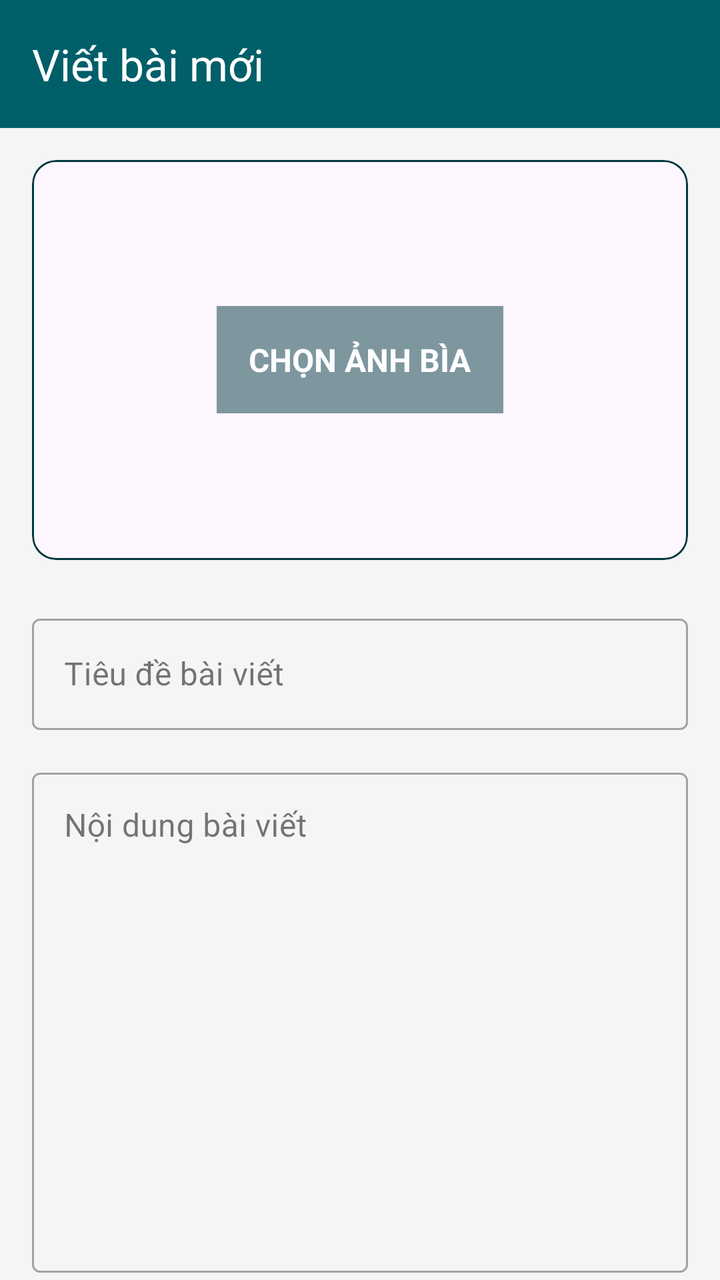
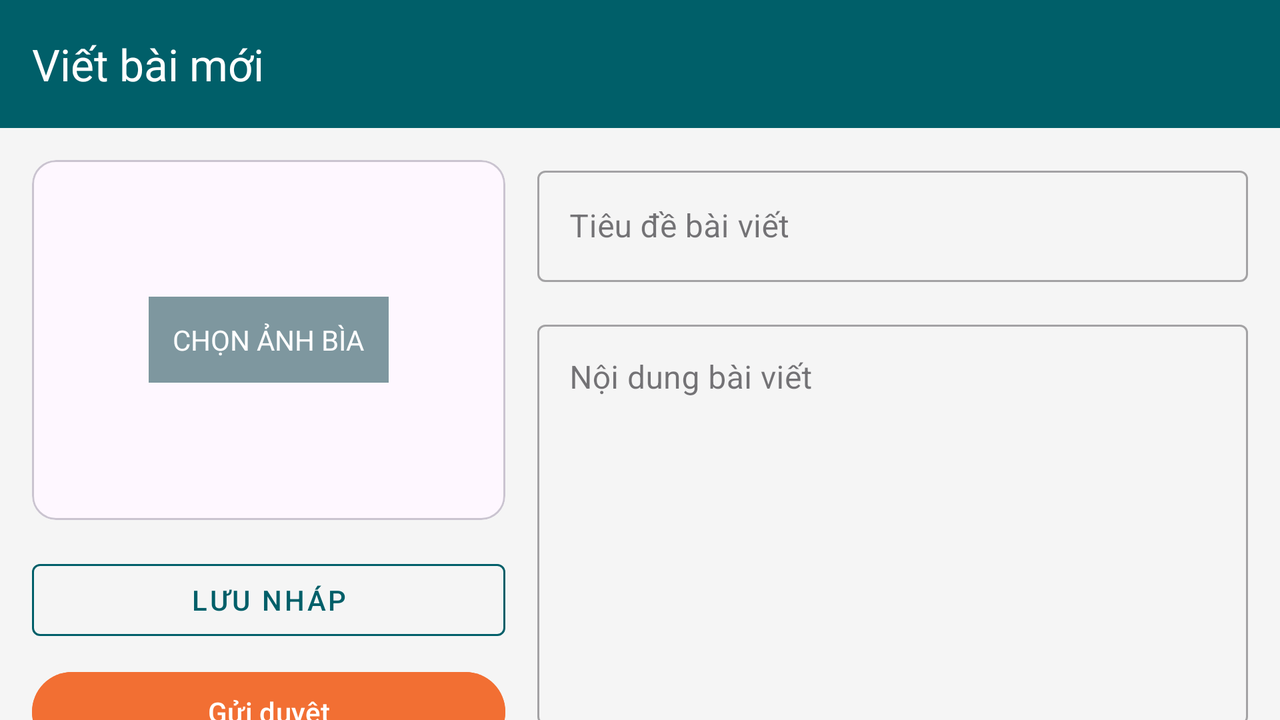

First picture: res/layout/ on a phone held upright. Second picture: the repository's own variant of that layout, on a device whose configuration matches the variant's folder. Source for both follows.
<!-- AndroidManifest.xml: application theme Theme.UehNews -->
<!-- res/layout/author_activity_write_article.xml -->
<?xml version="1.0" encoding="utf-8"?>
<androidx.coordinatorlayout.widget.CoordinatorLayout xmlns:android="http://schemas.android.com/apk/res/android"
    xmlns:app="http://schemas.android.com/apk/res-auto"
    xmlns:tools="http://schemas.android.com/tools"
    android:layout_width="match_parent"
    android:layout_height="match_parent"
    android:background="@color/ueh_light_gray">

    
    <com.google.android.material.appbar.AppBarLayout
        android:id="@+id/app_bar"
        android:layout_width="match_parent"
        android:layout_height="wrap_content"
        android:theme="@style/ThemeOverlay.AppCompat.Dark.ActionBar">

        <com.google.android.material.appbar.MaterialToolbar
            android:id="@+id/toolbar"
            android:layout_width="match_parent"
            android:layout_height="?attr/actionBarSize"
            android:background="@color/ueh_blue"
            app:title="Viết bài mới"
            app:titleTextColor="@color/ueh_white" />
    </com.google.android.material.appbar.AppBarLayout>

    <androidx.core.widget.NestedScrollView
        android:layout_width="match_parent"
        android:layout_height="match_parent"
        app:layout_behavior="@string/appbar_scrolling_view_behavior">

        <LinearLayout
            android:layout_width="match_parent"
            android:layout_height="wrap_content"
            android:orientation="vertical"
            android:padding="16dp">

            
            <com.google.android.material.card.MaterialCardView
                android:id="@+id/card_thumbnail"
                android:layout_width="match_parent"
                android:layout_height="200dp"
                app:cardCornerRadius="12dp"
                app:strokeWidth="1dp"
                app:strokeColor="@color/ueh_blue_dark">

                <FrameLayout
                    android:layout_width="match_parent"
                    android:layout_height="match_parent">

                    <ImageView
                        android:id="@+id/iv_thumbnail"
                        android:layout_width="match_parent"
                        android:layout_height="match_parent"
                        android:scaleType="centerCrop"
                        android:contentDescription="Ảnh đại diện bài viết" />

                    
                    <TextView
                        android:id="@+id/tv_select_image_prompt"
                        android:layout_width="wrap_content"
                        android:layout_height="wrap_content"
                        android:layout_gravity="center"
                        android:background="#80003840"
                        android:padding="16dp"
                        android:text="CHỌN ẢNH BÌA"
                        android:textColor="@color/ueh_white"
                        android:textSize="16sp"
                        android:textStyle="bold"
                        android:drawablePadding="8dp"
                        android:drawableTint="@color/ueh_white" />
                </FrameLayout>
            </com.google.android.material.card.MaterialCardView>

            
            <Button
                android:id="@+id/btn_select_image"
                android:layout_width="0dp"
                android:layout_height="0dp"
                android:visibility="gone"
                android:text="Chọn ảnh" />

            
            <com.google.android.material.textfield.TextInputLayout
                android:id="@+id/til_title"
                style="@style/Widget.MaterialComponents.TextInputLayout.OutlinedBox"
                android:layout_width="match_parent"
                android:layout_height="wrap_content"
                android:layout_marginTop="24dp"
                android:hint="Tiêu đề bài viết">

                <com.google.android.material.textfield.TextInputEditText
                    android:id="@+id/et_title"
                    android:layout_width="match_parent"
                    android:layout_height="wrap_content"
                    android:inputType="textCapSentences"
                    android:maxLines="3" />
            </com.google.android.material.textfield.TextInputLayout>

            
            <com.google.android.material.textfield.TextInputLayout
                android:id="@+id/til_content"
                style="@style/Widget.MaterialComponents.TextInputLayout.OutlinedBox"
                android:layout_width="match_parent"
                android:layout_height="wrap_content"
                android:layout_marginTop="16dp"
                android:hint="Nội dung bài viết">

                <com.google.android.material.textfield.TextInputEditText
                    android:id="@+id/et_content"
                    android:layout_width="match_parent"
                    android:layout_height="wrap_content"
                    android:gravity="top|start"
                    android:inputType="textMultiLine|textCapSentences"
                    android:minHeight="250dp"
                    android:scrollbars="vertical" />
            </com.google.android.material.textfield.TextInputLayout>

            
            <LinearLayout
                android:layout_width="match_parent"
                android:layout_height="wrap_content"
                android:layout_marginTop="24dp"
                android:orientation="horizontal">

                <com.google.android.material.button.MaterialButton
                    android:id="@+id/btn_save_draft"
                    style="@style/Widget.MaterialComponents.Button.OutlinedButton"
                    android:layout_width="0dp"
                    android:layout_height="wrap_content"
                    android:layout_marginEnd="8dp"
                    android:layout_weight="1"
                    android:paddingVertical="12dp"
                    android:text="Lưu nháp"
                    android:textColor="@color/ueh_blue"
                    app:strokeColor="@color/ueh_blue" />

                <com.google.android.material.button.MaterialButton
                    android:id="@+id/btn_submit"
                    style="@style/Widget.MaterialComponents.Button"
                    android:layout_width="0dp"
                    android:layout_height="wrap_content"
                    android:layout_marginStart="8dp"
                    android:layout_weight="1"
                    android:backgroundTint="@color/ueh_orange"
                    android:paddingVertical="12dp"
                    android:text="Gửi duyệt" />
            </LinearLayout>

        </LinearLayout>
    </androidx.core.widget.NestedScrollView>

    
    <ProgressBar
        android:id="@+id/progress_bar"
        android:layout_width="wrap_content"
        android:layout_height="wrap_content"
        android:layout_gravity="center"
        android:visibility="gone"
        tools:visibility="visible"/>
</androidx.coordinatorlayout.widget.CoordinatorLayout>
<!-- resources referenced by this layout -->
<resources>
  <color name="ueh_blue">#005F69</color>
  <color name="ueh_blue_dark">#003840</color>
  <color name="ueh_light_gray">#F5F5F5</color>
  <color name="ueh_orange">#F26F33</color>
  <color name="ueh_white">#FFFFFF</color>
  <style name="Theme.UehNews" parent="Base.Theme.UehNews" />
  <style name="Base.Theme.UehNews" parent="Theme.Material3.DayNight.NoActionBar">
          
          
      </style>
</resources>
<!-- res/layout-land/author_activity_write_article.xml (the repository's variant of the layout above) -->
<!-- drawn on the phone turned sideways -->
<?xml version="1.0" encoding="utf-8"?>
<androidx.coordinatorlayout.widget.CoordinatorLayout xmlns:android="http://schemas.android.com/apk/res/android"
    xmlns:app="http://schemas.android.com/apk/res-auto"
    xmlns:tools="http://schemas.android.com/tools"
    android:layout_width="match_parent"
    android:layout_height="match_parent"
    android:background="@color/ueh_light_gray">

    
    <com.google.android.material.appbar.AppBarLayout
        android:id="@+id/app_bar"
        android:layout_width="match_parent"
        android:layout_height="wrap_content">
        <com.google.android.material.appbar.MaterialToolbar
            android:id="@+id/toolbar"
            android:layout_width="match_parent"
            android:layout_height="?attr/actionBarSize"
            android:background="@color/ueh_blue"
            app:title="Viết bài mới"
            app:titleTextColor="@color/ueh_white" />
    </com.google.android.material.appbar.AppBarLayout>

    <androidx.core.widget.NestedScrollView
        android:layout_width="match_parent"
        android:layout_height="match_parent"
        app:layout_behavior="@string/appbar_scrolling_view_behavior">

        <LinearLayout
            android:layout_width="match_parent"
            android:layout_height="wrap_content"
            android:orientation="horizontal"
            android:baselineAligned="false"
            android:padding="16dp">

            
            <LinearLayout
                android:layout_width="0dp"
                android:layout_height="wrap_content"
                android:layout_weight="0.4"
                android:orientation="vertical"
                android:layout_marginEnd="16dp">

                <com.google.android.material.card.MaterialCardView
                    android:id="@+id/card_thumbnail"
                    android:layout_width="match_parent"
                    android:layout_height="180dp"
                    app:cardCornerRadius="12dp">
                    <FrameLayout
                        android:layout_width="match_parent"
                        android:layout_height="match_parent">
                        <ImageView
                            android:id="@+id/iv_thumbnail"
                            android:layout_width="match_parent"
                            android:layout_height="match_parent"
                            android:scaleType="centerCrop"/>
                        <TextView
                            android:id="@+id/tv_select_image_prompt"
                            android:layout_width="wrap_content"
                            android:layout_height="wrap_content"
                            android:layout_gravity="center"
                            android:text="CHỌN ẢNH BÌA"
                            android:textColor="@color/ueh_white"
                            android:background="#80003840"
                            android:padding="12dp"/>
                    </FrameLayout>
                </com.google.android.material.card.MaterialCardView>

                <Button
                    android:id="@+id/btn_select_image"
                    android:layout_width="0dp"
                    android:layout_height="0dp"
                    android:visibility="gone" />

                <com.google.android.material.button.MaterialButton
                    android:id="@+id/btn_save_draft"
                    style="@style/Widget.MaterialComponents.Button.OutlinedButton"
                    android:layout_width="match_parent"
                    android:layout_height="wrap_content"
                    android:layout_marginTop="16dp"
                    android:text="Lưu nháp"
                    app:strokeColor="@color/ueh_blue"
                    android:textColor="@color/ueh_blue"/>

                <com.google.android.material.button.MaterialButton
                    android:id="@+id/btn_submit"
                    android:layout_width="match_parent"
                    android:layout_height="wrap_content"
                    android:layout_marginTop="8dp"
                    android:text="Gửi duyệt"
                    android:backgroundTint="@color/ueh_orange"/>
            </LinearLayout>

            
            <LinearLayout
                android:layout_width="0dp"
                android:layout_height="wrap_content"
                android:layout_weight="0.6"
                android:orientation="vertical">

                <com.google.android.material.textfield.TextInputLayout
                    android:id="@+id/til_title"
                    style="@style/Widget.MaterialComponents.TextInputLayout.OutlinedBox"
                    android:layout_width="match_parent"
                    android:layout_height="wrap_content"
                    android:hint="Tiêu đề bài viết">
                    <com.google.android.material.textfield.TextInputEditText
                        android:id="@+id/et_title"
                        android:layout_width="match_parent"
                        android:layout_height="wrap_content"
                        android:maxLines="3"/>
                </com.google.android.material.textfield.TextInputLayout>

                <com.google.android.material.textfield.TextInputLayout
                    android:id="@+id/til_content"
                    style="@style/Widget.MaterialComponents.TextInputLayout.OutlinedBox"
                    android:layout_width="match_parent"
                    android:layout_height="wrap_content"
                    android:layout_marginTop="16dp"
                    android:hint="Nội dung bài viết">
                    <com.google.android.material.textfield.TextInputEditText
                        android:id="@+id/et_content"
                        android:layout_width="match_parent"
                        android:layout_height="wrap_content"
                        android:gravity="top|start"
                        android:minHeight="200dp"/>
                </com.google.android.material.textfield.TextInputLayout>
            </LinearLayout>

        </LinearLayout>
    </androidx.core.widget.NestedScrollView>

    <ProgressBar
        android:id="@+id/progress_bar"
        android:layout_width="wrap_content"
        android:layout_height="wrap_content"
        android:layout_gravity="center"
        android:visibility="gone" />
</androidx.coordinatorlayout.widget.CoordinatorLayout>
<!-- resources referenced by the variant -->
<!-- as the phone turned sideways resolves them -->
<resources>
  <color name="ueh_blue">#005F69</color>
  <color name="ueh_light_gray">#F5F5F5</color>
  <color name="ueh_orange">#F26F33</color>
  <color name="ueh_white">#FFFFFF</color>
  <style name="Theme.UehNews" parent="Base.Theme.UehNews" />
  <style name="Base.Theme.UehNews" parent="Theme.Material3.DayNight.NoActionBar">
          
          
      </style>
</resources>
